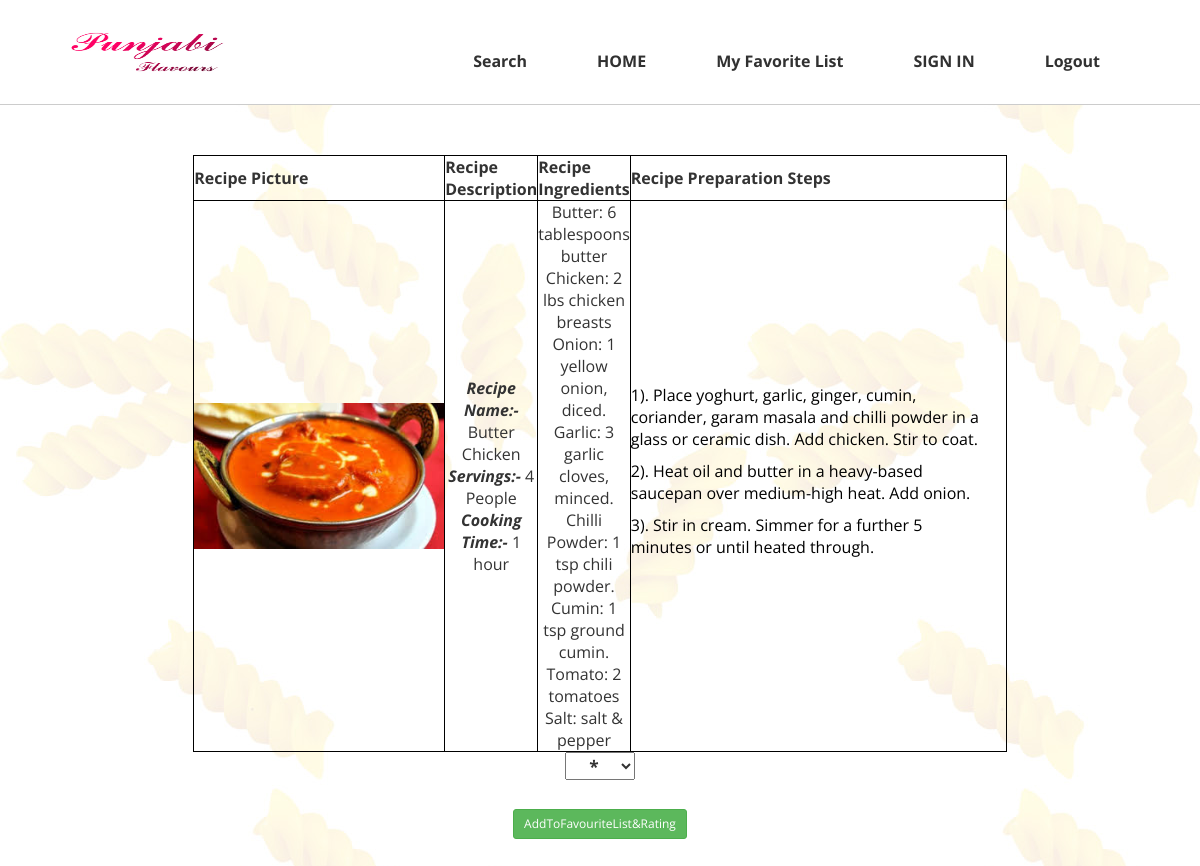
The app's page /SingleRecipeDetail.php?recipe_id=4&recipe_name=Butter Chicken&Picture=ButterChicken.png&Servings=4 People&cooking_time=1 hour (signed in) with its own data.
### tables this page shows
CREATE TABLE `recipe_ingredient` (
  `id` int(11) NOT NULL,
  `recipe_id` int(11) NOT NULL,
  `ingredient_id` int(11) NOT NULL,
  `Quantity` varchar(1000) NOT NULL
);

CREATE TABLE `ingredients` (
  `ingredient_id` int(11) NOT NULL,
  `ingredient_name` varchar(200) NOT NULL
);

CREATE TABLE `recipe_preparation` (
  `recipe_prep_id` int(11) NOT NULL,
  `steps` int(50) NOT NULL,
  `recipe_description` varchar(1000) NOT NULL,
  `recipe_id` int(11) NOT NULL
);

### SingleRecipeDetail.php (the view, shortened to what this page needs)
<?php include "Classes/Recipe.php"; ?>
<?php include "includes/header.php"; ?>
<head>
</head>
<body>
<?php include "includes/navSearch.php";?>
<?php
	if( isset($_GET['recipe_name']) AND isset($_GET['Picture']) AND isset($_GET['Servings']) AND isset($_GET['cooking_time'])){
        $ingredients = Recipe::ReadAllIngredients($_GET['recipe_id']);
        $steps = Recipe::ReadPreparationSteps($_GET['recipe_id']);
        echo "<table border=1>";
        echo "<th > Recipe Picture </th>";
        echo "<th > Recipe Description </th>";
        echo "<th> Recipe Ingredients </th>";
        echo "<th> Recipe Preparation Steps </th>";
        echo "<tr>";
        echo "<td>";
        echo "<img src = \"images/recipe/".$_GET['Picture']." \" height='auto' width='250px' />";
        echo "</td>";
        echo "<td>";
        echo "<i><b>Recipe Name:-</i></b> ".$_GET['recipe_name']."<br/>";
        echo "<i><b>Servings:-</i></b> ".$_GET['Servings']."<br/>";
        echo "<i><b>Cooking Time:-</i></b> ".$_GET['cooking_time']."<br/>";
        echo "</td>";
        echo "<td >";
        foreach($ingredients as $Index => $Element){
        echo $Element['ingredient_name'].': ' .$Element['Quantity'].'<br/>';  }
        echo "</td>";
        echo "<td style='padding-Right: 25px;'>";
         echo "<table >";
         foreach($steps as $Index => $Element){
             echo "<tr>";
                echo "<p style='color:Black; text-align:left';>";
                echo $Element['steps']. "). " . $Element['recipe_description'];
                echo "</p>";
             echo "</tr>";
            }
          echo "</table>";
          echo "</td>";
        echo "</tr>";
        echo "</table>";
    }
?>
    <form action="#" method="post" align="right">
	<div class="form-group">
        <select name='Rating' style="font-weight:bold;font-size:13pt">
           <option value ="1"> * </option>
        </select>
       <br/><br/>
       <input type = 'submit' name = 'submit_Favorite' value = 'AddToFavouriteList&Rating' class="btn btn-success btn-sm">
        <br/><br/>
    </div>
    </form>

### css/style.css (style rules this page uses)
body { background:url(../images/BG.jpg); margin:0px; padding:0px; font-family:hansen; font-size:20px; }
* { margin:0px; padding:0px; }

### css/styleLogin.css (style rules this page uses)
* { margin: 0px auto; padding: 0px; text-align: center; font-family: 'Open Sans', sans-serif; }

### Classes/Recipe.php (style rules this page uses)
table { border:1px solid black; margin:0px auto; width:350px; }

### SingleRecipeDetail.php (style rules this page uses)
td { width:auto:; }

### records on screen
recipe_ingredient: ingredient.ingredient_name "Butter", Quantity "6 tablespoons butter"
recipe_ingredient: ingredient.ingredient_name "Chicken", Quantity "2 lbs chicken breasts"
recipe_ingredient: ingredient.ingredient_name "Onion", Quantity "1 yellow onion, diced."
recipe_ingredient: ingredient.ingredient_name "Garlic", Quantity "3 garlic cloves, minced."
recipe_ingredient: ingredient.ingredient_name "Chilli Powder", Quantity "1 tsp chili powder."
recipe_ingredient: ingredient.ingredient_name "Cumin", Quantity "1 tsp ground cumin."
recipe_ingredient: ingredient.ingredient_name "Tomato", Quantity "2 tomatoes"
recipe_ingredient: ingredient.ingredient_name "Salt", Quantity "salt & pepper"
recipe_preparation: steps "1", recipe_description "Place yoghurt, garlic, ginger, cumin, coriander, garam masala and chilli powder in a glass or ceramic dish. Add chicken. Stir to coat."
recipe_preparation: steps "2", recipe_description "Heat oil and butter in a heavy-based saucepan over medium-high heat. Add onion."
recipe_preparation: steps "3", recipe_description "Stir in cream. Simmer for a further 5 minutes or until heated through."

### other values on screen
$_GET['recipe_name'] "Butter Chicken"
$_GET['Servings'] "4 People"
$_GET['cooking_time'] "1 hour"
